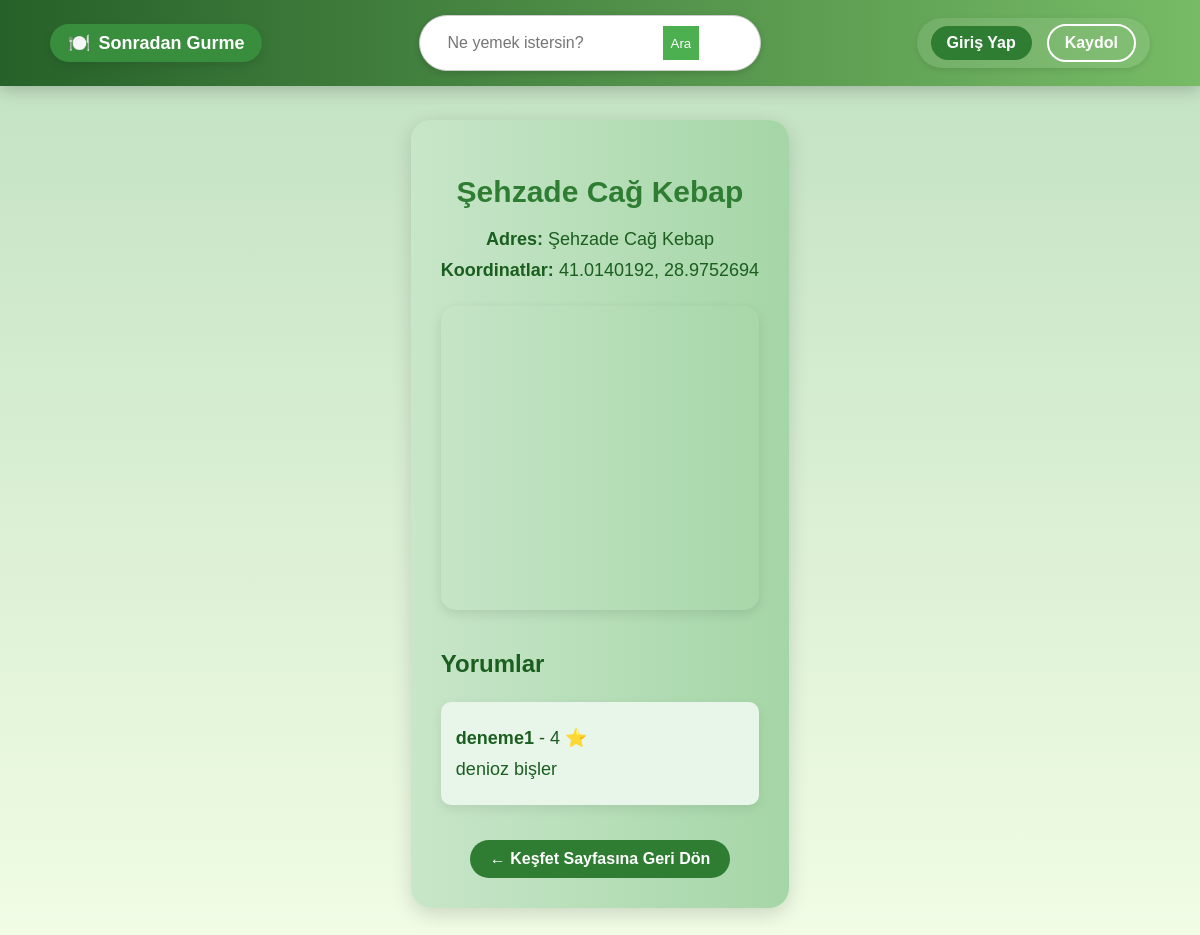
The app's page /restoran/4/ with its own data.
### sgapp/models.py (models this page shows, shortened)
class Restaurant(models.Model):
    name = models.CharField(max_length=200)
    address = models.TextField(blank=True, null=True)
    latitude = models.FloatField()
    longitude = models.FloatField()
    class Meta:
        ordering = ['name']  # Alfabetik sıraya göre sıralar

class Review(models.Model):
    RATING_CHOICES = [(i, str(i)) for i in range(1, 6)]
    user = models.ForeignKey(User, on_delete=models.CASCADE)
    restaurant = models.ForeignKey('Restaurant', on_delete=models.CASCADE)  # 👈 Tırnak içinde!
    comment = models.TextField()
    rating = models.IntegerField(choices=RATING_CHOICES)
    created_at = models.DateTimeField(auto_now_add=True)
    status = models.CharField(max_length=20, choices=[
        ('pending', 'Bekliyor'),
        ('approved', 'Onaylandı'),
        ('rejected', 'Reddedildi')
    ], default='pending')

class User(AbstractUser):
    ROLE_CHOICES = (
        ('normal', 'Normal Kullanıcı'),
        ('gurme', 'Gurme'),
        ('moderator', 'Moderatör'),
    )
    role = models.CharField(max_length=10, choices=ROLE_CHOICES, default='normal')
    bio = models.TextField(blank=True)
    profile_picture = models.ImageField(upload_to='profiles/', null=True, blank=True)
    favorite_dish = models.CharField(max_length=100, blank=True, null=True)

### sgapp/views.py (the view)
# urls.py: path('restoran/<int:restoran_id>/', views.restoran_detay_view, name='restoran_detay'),
def restoran_detay_view(request, restoran_id):
    restoran = get_object_or_404(Restaurant, id=restoran_id)
    yorumlar = Review.objects.filter(restaurant=restoran, status='approved')
    return render(request, 'restoran_detay.html', {
        'restoran': restoran,
        'yorumlar': yorumlar
    })

### sgapp/context_processors.py (called while the page is built, shortened)
def moderator_bildirimler(request):
    return {}

### templates/restoran_detay.html (shortened to what this page needs)
{% extends "base.html" %}
{% block content %}
<div class="restoran-detay-container">
    <h2>{{ restoran.name }}</h2>
    <p><strong>Adres:</strong> {{ restoran.address }}</p>
    <p><strong>Koordinatlar:</strong> {{ restoran.latitude }}, {{ restoran.longitude }}</p>
    <div class="harita">
        <iframe
          width="100%"
          height="300"
          style="border:0;"
          loading="lazy"
          allowfullscreen
          src="https://www.google.com/maps?q={{ restoran.latitude }},{{ restoran.longitude }}&output=embed">
        </iframe>
    </div>
    <div class="restoran-yorumlar">
        <h3>Yorumlar</h3>
        {% if yorumlar %}
            {% for yorum in yorumlar %}
                <div class="yorum-karti">
                    <p><strong>{{ yorum.user.username }}</strong> - {{ yorum.rating }} ⭐</p>
                    <p>{{ yorum.comment }}</p>
                </div>
            {% endfor %}
        {% else %}
            <p style="margin-top: 20px;">Henüz onaylanmış yorum bulunmamaktadır.</p>
        {% endif %}
    </div>
    <a href="{% url 'kesfet' %}" class="geri-don-link">← Keşfet Sayfasına Geri Dön</a>
</div>
{% endblock %}

### static/css/styles.css (style rules this page uses)
body { font-family: 'Poppins', sans-serif; background: linear-gradient(to bottom, #c0e0c1, #f2fde6); color: #333; margin: 0; padding: 0; display: flex; flex-direction: column; align-items: center; }
.yorum-karti { background-color: #ffffff; border-radius: 16px; box-shadow: 0 4px 12px rgba(0,0,0,0.08); padding: 20px; margin-bottom: 25px; text-align: left; }

### templates/restoran_detay.html (style rules this page uses)
.restoran-detay-container { max-width: 600px; margin: 120px auto 50px; background: linear-gradient(to right, #c8e6c9, #a5d6a7); padding: 30px; border-radius: 20px; box-shadow: 0 6px 20px rgba(0,0,0,0.15); text-align: center; font-family: 'Poppins', sans-serif; }
.restoran-detay-container h2 { color: #2e7d32; margin-bottom: 20px; font-size: 30px; }
.restoran-detay-container p { color: #1b5e20; font-size: 18px; margin: 10px 0; }
.geri-don-link { display: inline-block; margin-top: 20px; padding: 10px 20px; background-color: #2e7d32; color: white; text-decoration: none; border-radius: 20px; font-weight: bold; transition: background-color 0.3s ease; }
.harita { margin-top: 25px; border-radius: 15px; overflow: hidden; box-shadow: 0 4px 12px rgba(0, 0, 0, 0.1); }
.restoran-yorumlar { margin-top: 40px; text-align: left; }
.restoran-yorumlar h3 { font-size: 24px; color: #1b5e20; }
.yorum-karti { background-color: #e8f5e9; padding: 15px; border-radius: 10px; margin: 15px 0; }

### records on screen
Restaurant: name "Şehzade Cağ Kebap", address "Şehzade Cağ Kebap", latitude "41.0140192", longitude "28.9752694"
Review: user.username "deneme1", rating "4", comment "denioz bişler"
